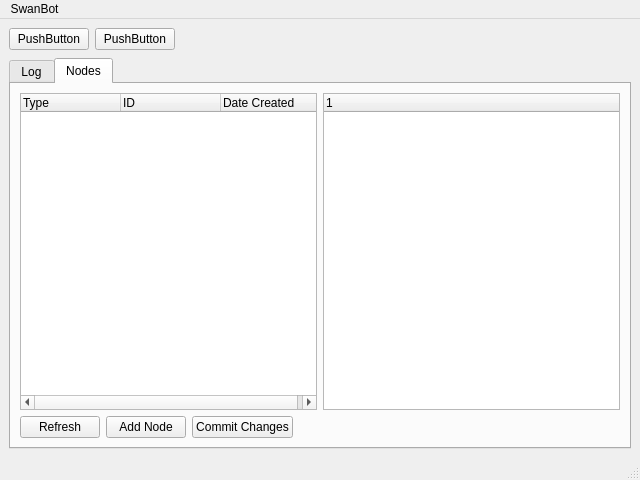
<?xml version="1.0" encoding="UTF-8"?>
<ui version="4.0">
 <class>MainWindow</class>
 <widget class="QMainWindow" name="MainWindow">
  <property name="geometry">
   <rect>
    <x>0</x>
    <y>0</y>
    <width>640</width>
    <height>480</height>
   </rect>
  </property>
  <property name="windowTitle">
   <string>SwanBot - GUI</string>
  </property>
  <widget class="QWidget" name="centralwidget">
   <layout class="QGridLayout" name="gridLayout">
    <item row="2" column="0">
     <layout class="QHBoxLayout" name="horizontalLayout_3">
      <property name="sizeConstraint">
       <enum>QLayout::SetDefaultConstraint</enum>
      </property>
      <item>
       <widget class="QTabWidget" name="tabWidget">
        <property name="sizePolicy">
         <sizepolicy hsizetype="Minimum" vsizetype="Minimum">
          <horstretch>0</horstretch>
          <verstretch>0</verstretch>
         </sizepolicy>
        </property>
        <property name="currentIndex">
         <number>1</number>
        </property>
        <widget class="QWidget" name="tab_3">
         <attribute name="title">
          <string>Log</string>
         </attribute>
         <layout class="QHBoxLayout" name="horizontalLayout_5">
          <item>
           <widget class="QListWidget" name="list_loglist"/>
          </item>
         </layout>
        </widget>
        <widget class="QWidget" name="tab_4">
         <attribute name="title">
          <string>Nodes</string>
         </attribute>
         <layout class="QVBoxLayout" name="verticalLayout">
          <item>
           <layout class="QHBoxLayout" name="horizontalLayout">
            <item>
             <widget class="QTreeWidget" name="list_nodelist">
              <property name="alternatingRowColors">
               <bool>true</bool>
              </property>
              <property name="indentation">
               <number>0</number>
              </property>
              <column>
               <property name="text">
                <string>Type</string>
               </property>
              </column>
              <column>
               <property name="text">
                <string>ID</string>
               </property>
              </column>
              <column>
               <property name="text">
                <string>Date Created</string>
               </property>
              </column>
             </widget>
            </item>
            <item>
             <widget class="QTreeWidget" name="list_nodeinfo"/>
            </item>
           </layout>
          </item>
          <item>
           <layout class="QHBoxLayout" name="horizontalLayout_4">
            <item>
             <widget class="QPushButton" name="button_refreshnodes">
              <property name="text">
               <string>Refresh</string>
              </property>
             </widget>
            </item>
            <item>
             <widget class="QPushButton" name="button_addnode">
              <property name="text">
               <string>Add Node</string>
              </property>
             </widget>
            </item>
            <item>
             <widget class="QPushButton" name="button_commit">
              <property name="text">
               <string>Commit Changes</string>
              </property>
             </widget>
            </item>
            <item>
             <spacer name="horizontalSpacer_2">
              <property name="orientation">
               <enum>Qt::Horizontal</enum>
              </property>
              <property name="sizeHint" stdset="0">
               <size>
                <width>40</width>
                <height>20</height>
               </size>
              </property>
             </spacer>
            </item>
           </layout>
          </item>
         </layout>
        </widget>
       </widget>
      </item>
     </layout>
    </item>
    <item row="0" column="0">
     <layout class="QHBoxLayout" name="horizontalLayout_2">
      <item>
       <widget class="QPushButton" name="pushButton_3">
        <property name="text">
         <string>PushButton</string>
        </property>
       </widget>
      </item>
      <item>
       <widget class="QPushButton" name="pushButton">
        <property name="text">
         <string>PushButton</string>
        </property>
       </widget>
      </item>
      <item>
       <spacer name="horizontalSpacer">
        <property name="orientation">
         <enum>Qt::Horizontal</enum>
        </property>
        <property name="sizeHint" stdset="0">
         <size>
          <width>40</width>
          <height>20</height>
         </size>
        </property>
       </spacer>
      </item>
     </layout>
    </item>
    <item row="1" column="0">
     <spacer name="verticalSpacer">
      <property name="orientation">
       <enum>Qt::Vertical</enum>
      </property>
      <property name="sizeType">
       <enum>QSizePolicy::Minimum</enum>
      </property>
      <property name="sizeHint" stdset="0">
       <size>
        <width>20</width>
        <height>2</height>
       </size>
      </property>
     </spacer>
    </item>
   </layout>
  </widget>
  <widget class="QMenuBar" name="menubar">
   <property name="geometry">
    <rect>
     <x>0</x>
     <y>0</y>
     <width>640</width>
     <height>21</height>
    </rect>
   </property>
   <widget class="QMenu" name="menuSwanBot">
    <property name="title">
     <string>SwanBot</string>
    </property>
    <addaction name="actionNothing_Here"/>
    <addaction name="separator"/>
    <addaction name="actionExit"/>
   </widget>
   <addaction name="menuSwanBot"/>
  </widget>
  <widget class="QStatusBar" name="statusbar"/>
  <action name="actionNothing_Here">
   <property name="text">
    <string>Nothing Here!</string>
   </property>
  </action>
  <action name="actionExit">
   <property name="text">
    <string>Exit</string>
   </property>
  </action>
 </widget>
 <resources/>
 <connections/>
</ui>
